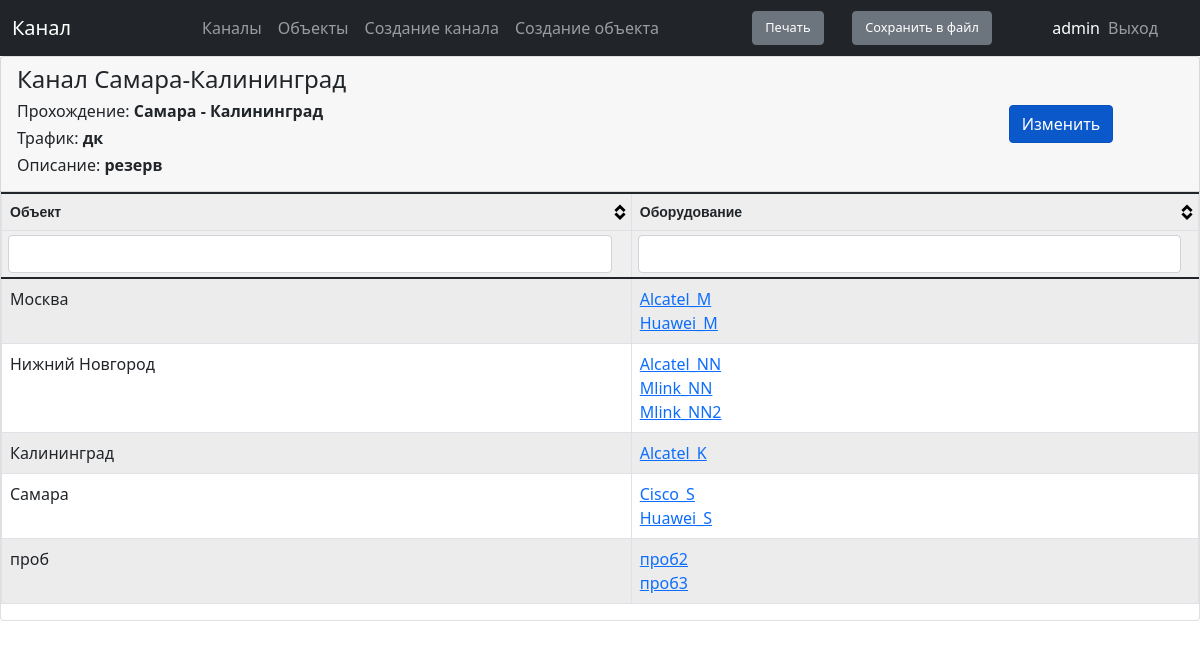
The app's page /scheme/28/channel_detail_view (signed in), older data.
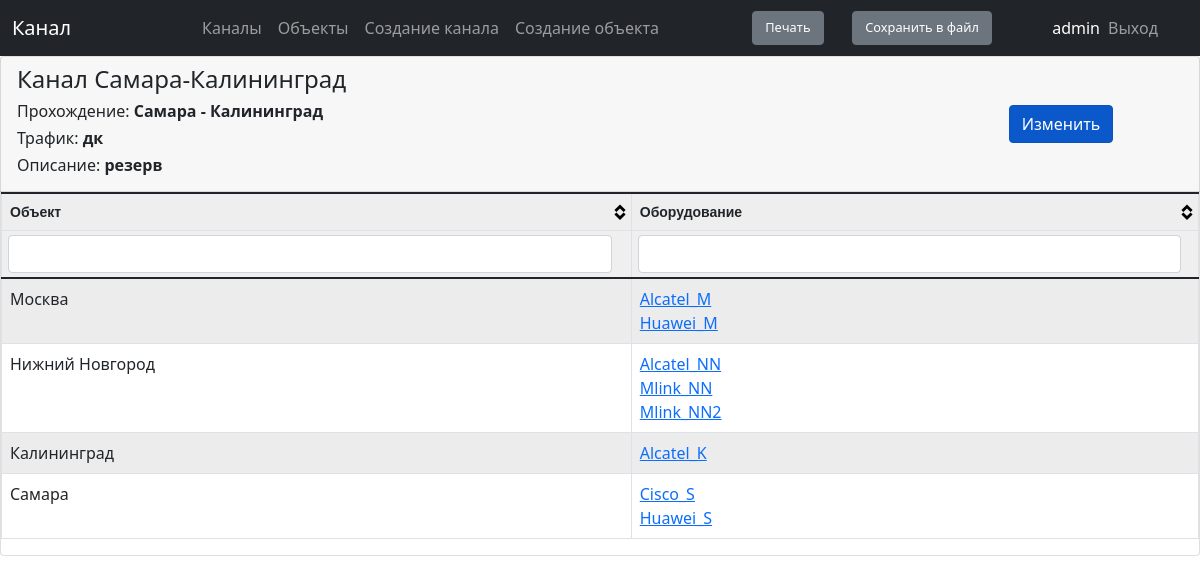
The same page, newer data.
### scheme/models.py (models this page shows, shortened)
class Locations(models.Model):
    location = models.CharField(max_length=100, unique=True, verbose_name='Название объекта')
    address = models.CharField(max_length=300, verbose_name='Адрес объекта', blank=True)
    class Meta:
        verbose_name = 'Объекты'
        verbose_name_plural = 'Объекты'
    def __str__(self):
        return self.location

class Equipment(models.Model):
    equipment = models.CharField(max_length=100, verbose_name='Оборудование')
    description = models.CharField(max_length=200, verbose_name='Описание', blank=True)
    locations_connect = models.ForeignKey('Locations', on_delete=models.PROTECT,
                        related_name='locationcon', verbose_name='Прохождение по оборудованию')
    class Meta:
        verbose_name = 'Оборудование'
        verbose_name_plural = 'Оборудование'

### scheme/views.py (the view)
# urls.py: path('<int:pk>/channel_detail_view', permission_required('scheme.view_channeldetailview')(views.ChannelDetailView.as_view()), name='url_channel_detail_view'),
class ChannelDetailView(DetailView):
    model = Channels
    template_name = 'scheme/channel_detail_view.html'
    context_object_name = 'channel_detail'

### scheme/templates/scheme/channel_detail_view.html (shortened to what this page needs)
{% extends 'main/index.html' %}
{% block title %} Канал {% endblock %}
{% block content %}
<div class="card ">
    <div class="card-header row align-items-center">
        <div class="col-10 text-right">
            <h4>{{channel_detail.channel_name}}</h4>
            <h6>Прохождение: <b>{{channel_detail.object_a}} - {{channel_detail.object_b}}</b></h6>
            <h6>Трафик: <b>{{channel_detail.traffic}}</b></h6>
            <h6>Описание: <b>{{channel_detail.description}}</b></h6>
        </div>
        <div class="col-2 align-items-start">
            <a href="{% url 'url_update_channel' channel_detail.id %}" class="btn btn-primary active" role="button" aria-pressed="true">Изменить</a>
        </div>
    </div>
    <table id='tblData'>
        <thead>
            <th>Объект</th>
            <th>Оборудование</th>
        </thead>
        <tbody>
            {% regroup channel_detail.equipment_connect.all by locations_connect as locations_list %}
            {% for locations_connect in locations_list %}
        <tr>
            <td>{{ locations_connect.grouper }}</td>
            <td>{% for equip  in locations_connect.list %} <a href="{% url 'url_equipment_detail_view' equip.id %}" >{{ equip.equipment }}</a><br>{% endfor %}</td>
        </tr>
        {%endfor%}
        </tbody>
    </table>
</div>
{% endblock%}
            {% regroup channel_detail.equipment_connect.all by locations_connect as locations_list %}

Row changes from the older to the newer data that the page shows:
removed Locations: grouper "проб"
removed Equipment: equipment "проб2", shown under "проб"
removed Equipment: equipment "проб3", shown under "проб"
